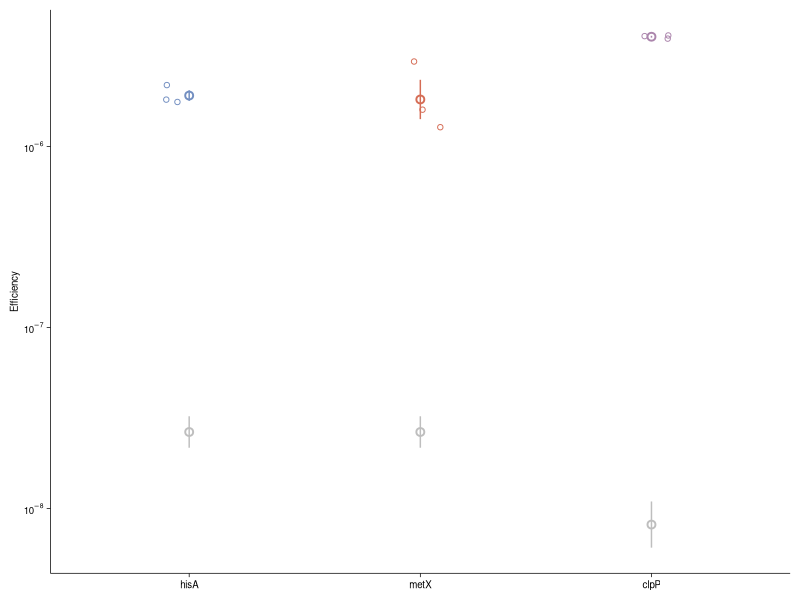
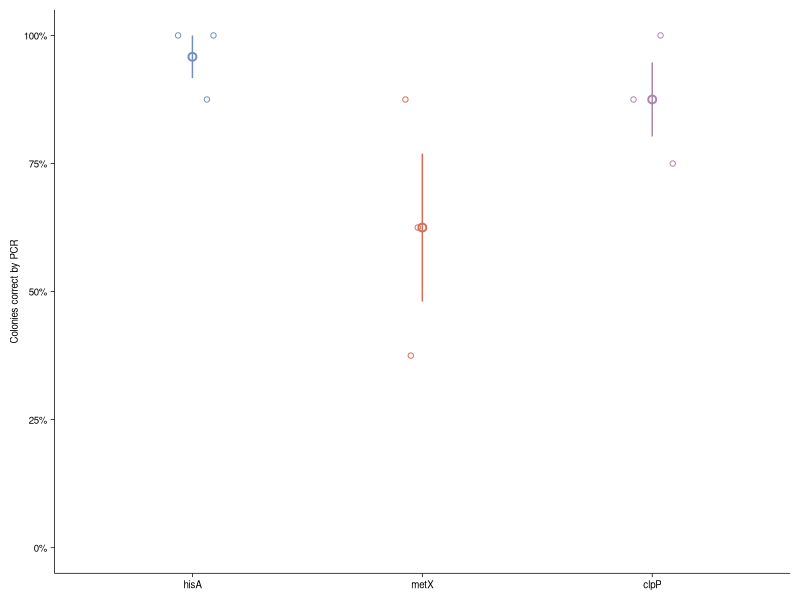
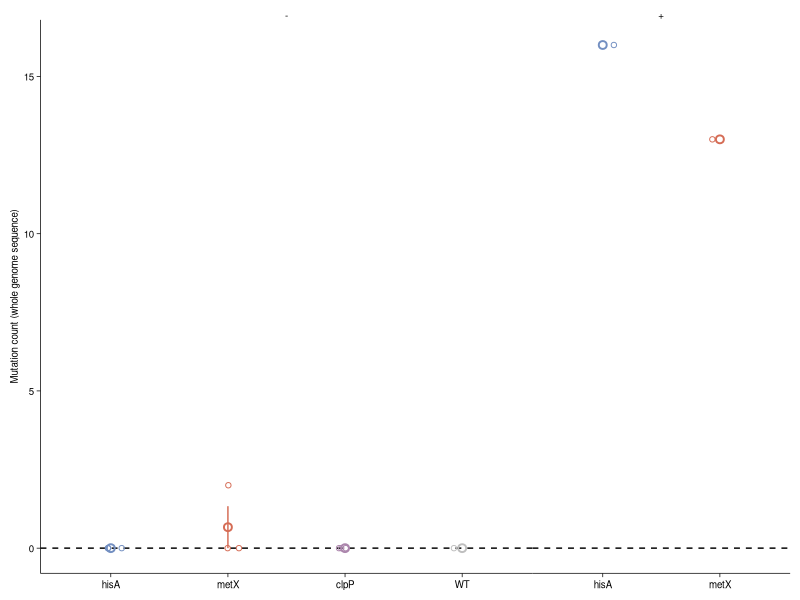
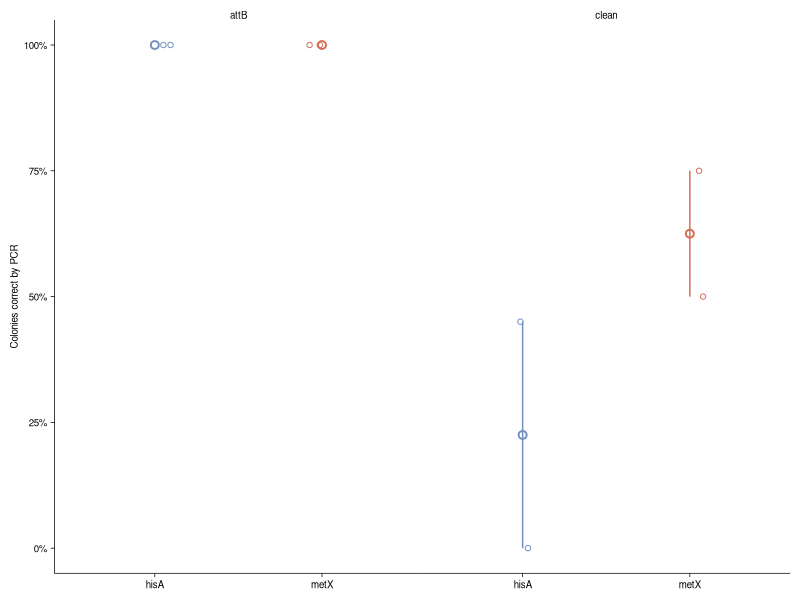
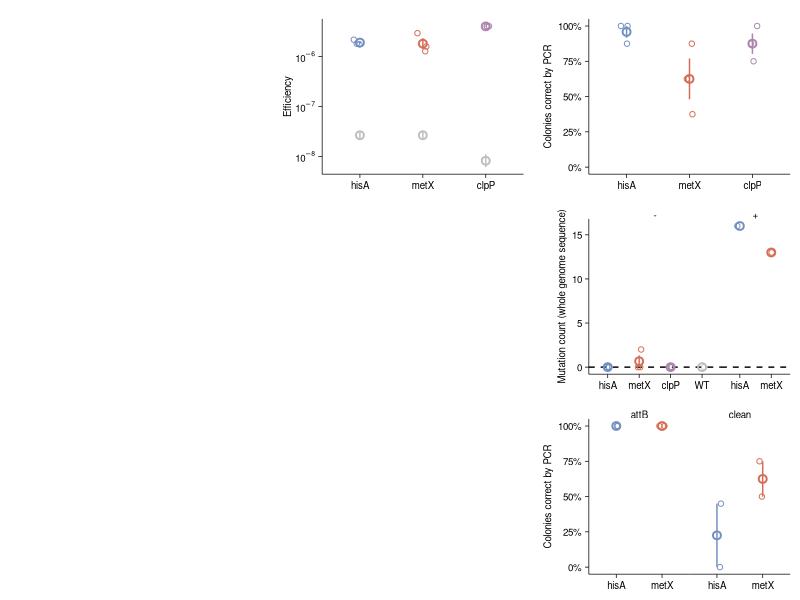

The R source for these figures, in order:
## ---- chunk 1
library(tidyverse)
library(cowplot)


knitr::opts_chunk$set(tidy.opts=list(width.cutoff=60),tidy=FALSE, echo = TRUE, message=FALSE, warning=FALSE, fig.align="center", fig.retina = 2)

theme_figure <- function () {
  theme_classic( ) %+replace%
    theme(
      axis.line = element_line(color = 'black', size = 0.25),
      axis.ticks = element_line(color = 'black', size =0.25),
      axis.text = element_text(color = 'black', size=7),
      axis.title=element_text(color = 'black', size=7),
      strip.text = element_text(color = 'black', size = 7),
      strip.background = element_blank(),
      legend.background = element_blank(),
      legend.title=element_text(color = 'black',size=7),
      legend.text=element_text(color = 'black',size=7),
      legend.text.align=0,
      panel.spacing = unit(0,'cm'),
      plot.margin = margin(t=0.25, b = 0.25, l = 0.25, r = 0.25, unit = 'cm'),
      plot.title = element_text(hjust = 0.5, color = 'black', size = 7),
      plot.subtitle = element_text(hjust = 0.5, color = 'black', size = 7),
      plot.caption = element_text(color = 'black', size = 8)
    )
}

theme_set(theme_figure())

Mb_label <- function(x){
  #e.g. 2 to 2x
  lab <- paste(x / 1000000, " Mb", sep = '')
}

## ---- chunk 2

df_eff <- read_csv("../../data/low_throughput/PA14_hisA_metX_clpP_gold_std_eff_2.csv") %>% 
    mutate(eff = carb / LB, neg_eff = neg_carb / neg_LB) %>% 
    mutate(locus = factor(locus, levels = c('hisA','metX','clpP')))

df_eff

plot_eff <-  ggplot(df_eff, aes(x = locus, y = eff, color = locus))+ 
  geom_jitter(shape = 21, width = 0.1, height = 0) + 
  stat_summary(geom = 'pointrange', shape = 21) +
  stat_summary(aes(y= neg_eff), geom = 'pointrange', color = 'gray', shape = 21) + 
  scale_color_manual(values = c('#738FC1', '#D56C55','#ab85ac')) + 
  scale_y_log10(labels = scales::label_log()) + 
  guides(color = 'none') + 
  labs(x = NULL, y = 'Efficiency')

plot_eff
## ---- chunk 3
df_acc <- read_csv("../../data/low_throughput/PA14_hisA_metX_clpP_gold_std_acc.csv") %>% 
  mutate(per_correct = PCR_pos / total) %>% 
  mutate(locus = factor(locus, levels = c('hisA','metX','clpP'))) 

df_acc


plot_acc <- ggplot(df_acc, aes(x = locus , y = per_correct, color = locus)) + geom_jitter(width = 0.1, height = 0, shape = 21) + 
  stat_summary(geom = 'pointrange', shape = 21)+
  scale_color_manual(values = c('#738FC1', '#D56C55','#ab85ac')) + 
  scale_y_continuous(limits = c(0,1), labels = scales::label_percent()) +guides(color = 'none')+
  labs(x = NULL, y = 'Colonies correct by PCR')

plot_acc
## ---- chunk 4
df_muts <- read_csv("../../data/low_throughput/2026_01_09_PA14_breseq_reanalysis_mut_count.csv") %>% 
  mutate(locus = factor(locus, levels = c('hisA','metX','clpP','WT'))) %>% 
  mutate(mutL = factor(mutL, levels = c('-','+')))

df_muts

plot_muts <- ggplot(df_muts, aes(x = locus, y = mutations, color = locus)) + 
  geom_hline(yintercept = 0, linetype = 2, color = 'black')+
  geom_jitter(shape = 21, width = 0.1, height = 0, fill = NA)+ 
  stat_summary(geom = 'pointrange', shape = 21) + 
  facet_grid(~mutL, scales = 'free_x', space = 'free_x' )+    
  scale_color_manual(values = c('#738FC1', '#D56C55','#ab85ac', 'gray','#738FC1', '#D56C55')) +
  guides(color = 'none') +
  labs(x = NULL, y = 'Mutation count (whole genome sequence)') 

plot_muts
## ---- chunk 5
df_attB <- tibble(type = c('attB','attB','attB','attB', 'clean','clean','clean','clean'),
                  locus = c('hisA','hisA','metX','metX','hisA','hisA', 'metX','metX'),
                  per_correct = c(1, 1, 1, 1, 0, 0.45, 0.5, 0.75))

df_attB

plot_attB <- ggplot(df_attB, aes(x = locus, y = per_correct, color = locus)) + 
  geom_jitter(width = 0.1, height = 0, shape = 21) + 
  stat_summary(geom = 'pointrange', shape = 21) +
  facet_wrap(~type) +
  scale_y_continuous(limits = c(0, 1), labels = scales::label_percent()) + guides(color = 'none')+
    scale_color_manual(values = c('#738FC1', '#D56C55')) +
  labs(x = NULL, y = 'Colonies correct by PCR')

plot_attB

## ---- chunk 6
fig_2 <- plot_grid(NULL, plot_eff, plot_acc, 
          NULL, NULL, plot_muts, 
          NULL, NULL, plot_attB,
          align = 'hv', axis = 'tblr')

fig_2

#save_plot("PA_ORBIT_main_fig_2.pdf", fig_2, base_width = 5.4, base_height = 5)
## ---- chunk 7
sessionInfo()
